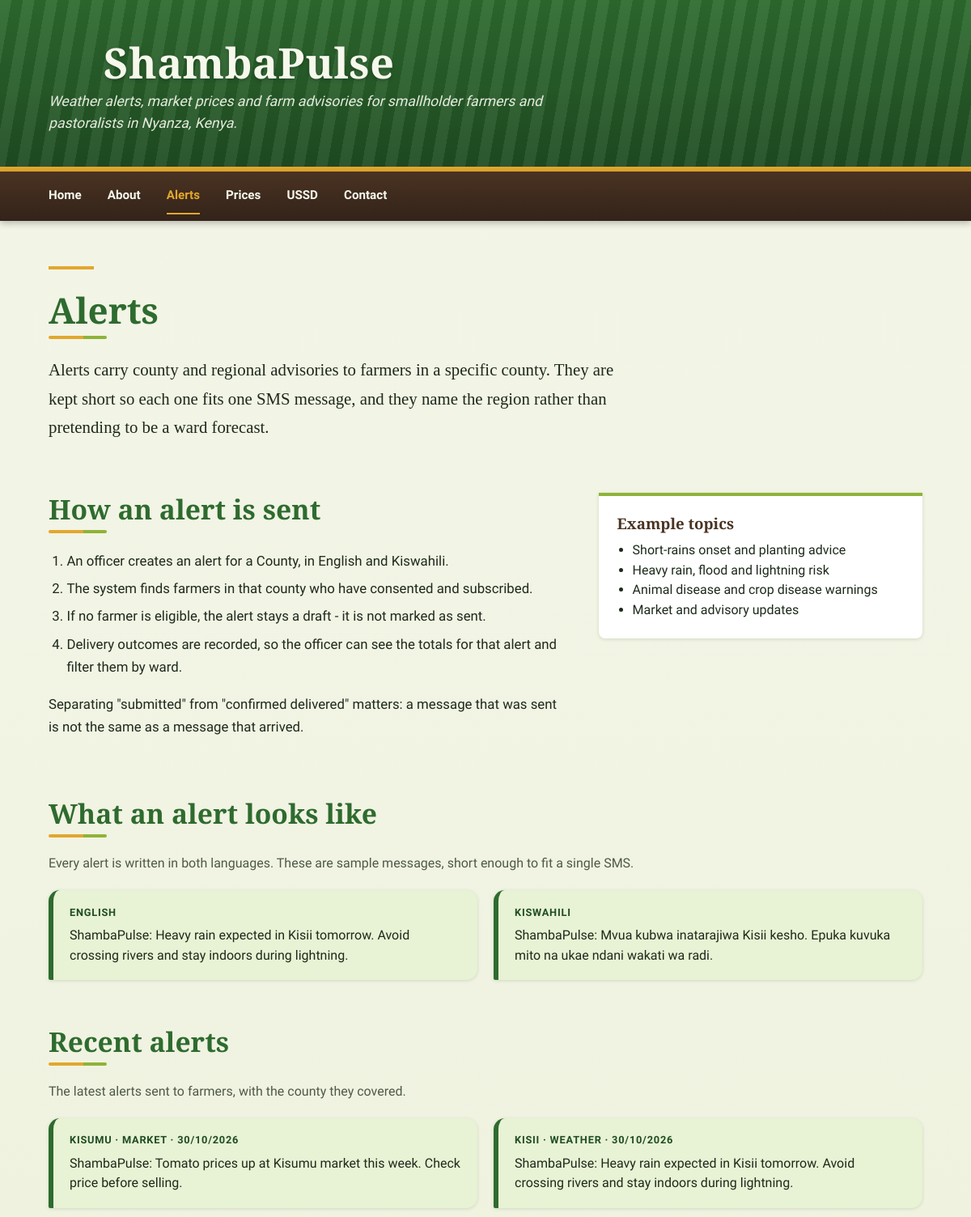
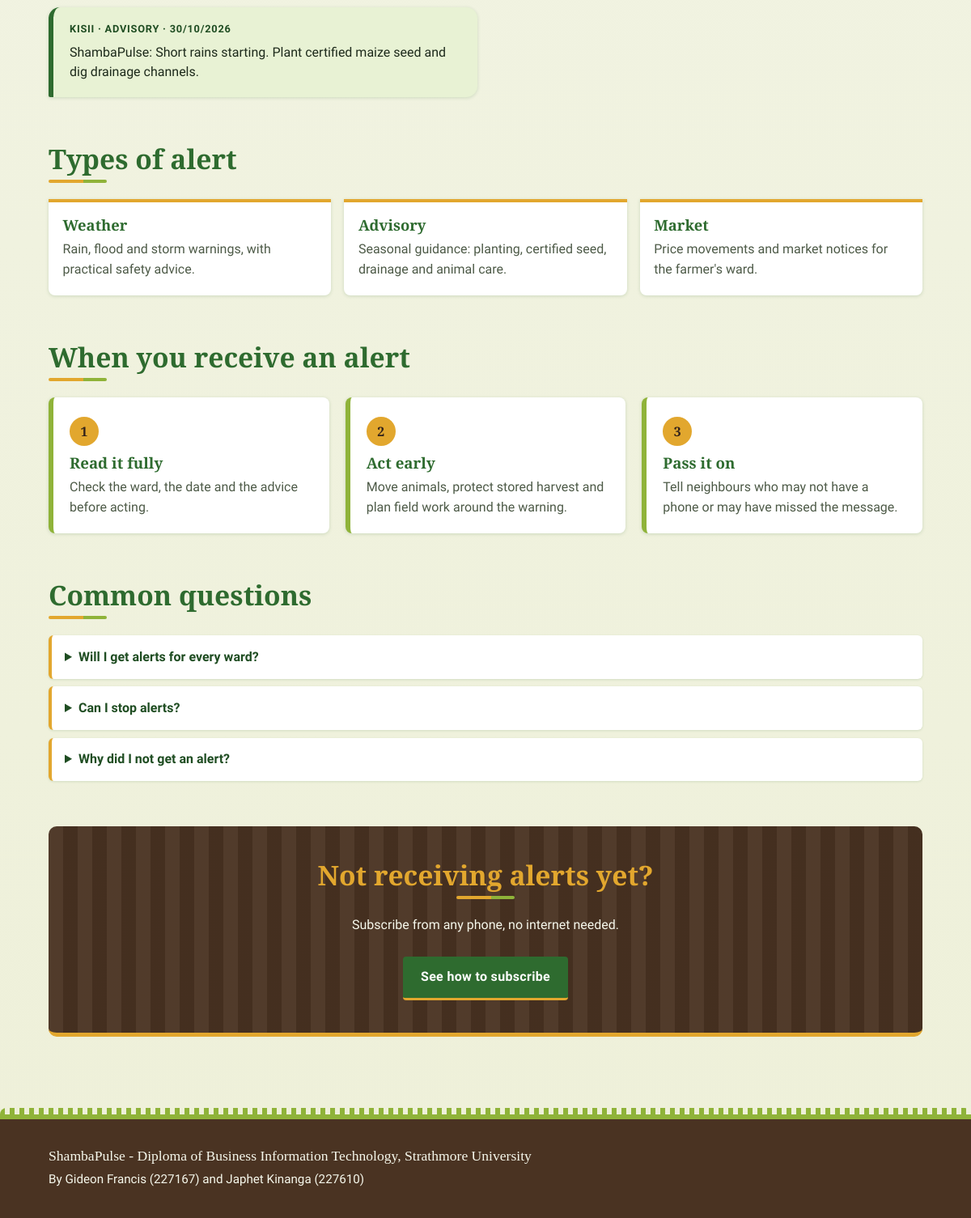
Screenshot of /alerts.php with the database file from the repository (2 pictures, top to bottom).
### tables this page shows
CREATE TABLE alerts (
  id INT UNSIGNED AUTO_INCREMENT PRIMARY KEY,
  county_id TINYINT UNSIGNED NOT NULL,
  type ENUM('weather','advisory','market') NOT NULL,
  body_en VARCHAR(160) NOT NULL,    
  body_sw VARCHAR(160) NOT NULL,
  status ENUM('draft','queued','sent') NOT NULL DEFAULT 'draft',
  created_by INT UNSIGNED NULL,
  created_at TIMESTAMP DEFAULT CURRENT_TIMESTAMP,
  sent_at DATETIME NULL,
  FOREIGN KEY (county_id) REFERENCES counties(id)
);

CREATE TABLE counties (
  id TINYINT UNSIGNED AUTO_INCREMENT PRIMARY KEY,
  name VARCHAR(60) NOT NULL UNIQUE
);

### functions.php (called while the page is built, shortened)
<?php
function db(): PDO {
    static $pdo = null;
    if ($pdo === null) {
        $pdo = new PDO(
            'mysql:host=' . DB_HOST . ';dbname=' . DB_NAME . ';charset=utf8mb4',
            DB_USER, DB_PASS,
            [PDO::ATTR_ERRMODE => PDO::ERRMODE_EXCEPTION,
             PDO::ATTR_DEFAULT_FETCH_MODE => PDO::FETCH_ASSOC,
             PDO::ATTR_EMULATE_PREPARES => false]
        );
    }
    return $pdo;
}
function e(?string $s): string { return htmlspecialchars((string)$s, ENT_QUOTES, 'UTF-8'); }
function recent_alerts(int $limit = 6): array {
    $st = db()->prepare("SELECT a.*, c.name AS county FROM alerts a JOIN counties c ON c.id=a.county_id
                         WHERE a.status='sent' ORDER BY a.sent_at DESC LIMIT " . (int)$limit);
    $st->execute();
    return $st->fetchAll();
}

### alerts.php (the view, shortened to what this page needs)
<?php
$title = 'Alerts'; $bodyClass = 'inner'; $current = 'alerts.php';
$tagline = 'Weather alerts, market prices and farm advisories for smallholder farmers and pastoralists in Nyanza, Kenya.';
require __DIR__ . '/includes/header.php';
?>
<main>
    <section class="page-intro">
        <h2>Alerts</h2>
        <p>
            Alerts carry county and regional advisories to farmers in a
            specific county. They are kept short so each one fits one SMS
            message, and they name the region rather than pretending to
            be a ward forecast.
        </p>
    </section>
    <section class="split">
        <div class="content">
            <h2>How an alert is sent</h2>
            <ol>
                <li>An officer creates an alert for a County, in English and Kiswahili.</li>
                <li>The system finds farmers in that county who have consented and subscribed.</li>
                <li>If no farmer is eligible, the alert stays a draft - it is not marked as sent.</li>
                <li>Delivery outcomes are recorded, so the officer can see the totals for that alert and filter them by ward.</li>
            </ol>
            <p>
                Separating "submitted" from "confirmed delivered" matters:
                a message that was sent is not the same as a message that
                arrived.
            </p>
        </div>
        <aside class="side">
            <h3>Example topics</h3>
            <ul>
                <li>Short-rains onset and planting advice</li>
                <li>Heavy rain, flood and lightning risk</li>
                <li>Animal disease and crop disease warnings</li>
                <li>Market and advisory updates</li>
            </ul>
        </aside>
    </section>
    <section class="sample-alerts">
        <h2>What an alert looks like</h2>
        <p class="lead">
            Every alert is written in both languages. These are sample
            messages, short enough to fit a single SMS.
        </p>
        <div class="sms-row">
            <div class="sms">
                <span class="sms-label">English</span>
                <p>ShambaPulse: Heavy rain expected in Kisii tomorrow. Avoid crossing rivers and stay indoors during lightning.</p>
            </div>
            <div class="sms">
                <span class="sms-label">Kiswahili</span>
                <p>ShambaPulse: Mvua kubwa inatarajiwa Kisii kesho. Epuka kuvuka mito na ukae ndani wakati wa radi.</p>
            </div>
        </div>
    </section>
        <section class="recent-alerts">
        <h2>Recent alerts</h2>
        <p class="lead">The latest alerts sent to farmers, with the county they covered.</p>
        <div class="sms-row">
<?php foreach (recent_alerts(6) as $a): ?>
            <div class="sms">
                <span class="sms-label"><?= e($a['county']) ?> &middot; <?= e(ucfirst($a['type'])) ?> &middot; <?= date('d/m/Y', strtotime($a['sent_at'])) ?></span>
                <p><?= e($a['body_en']) ?></p>
            </div>
<?php endforeach; ?>
        </div>
    </section>
    <section class="types">
        <h2>Types of alert</h2>
        <ul class="card-row">
            <li>
                <h3>Weather</h3>
                <p>Rain, flood and storm warnings, with practical safety advice.</p>
            </li>
            <li>
                <h3>Advisory</h3>
                <p>Seasonal guidance: planting, certified seed, drainage and animal care.</p>
            </li>
            <li>
                <h3>Market</h3>
                <p>Price movements and market notices for the farmer's ward.</p>
            </li>
        </ul>
    </section>
    <section class="steps">
        <h2>When you receive an alert</h2>
        <ol>
            <li>
                <h3>Read it fully</h3>
                <p>Check the ward, the date and the advice before acting.</p>
            </li>
            <li>
                <h3>Act early</h3>
                <p>Move animals, protect stored harvest and plan field work around the warning.</p>
            </li>
            <li>
                <h3>Pass it on</h3>
                <p>Tell neighbours who may not have a phone or may have missed the message.</p>
            </li>
        </ol>
    </section>
    <section class="faq">
        <h2>Common questions</h2>
        <details>
            <summary>Will I get alerts for every ward?</summary>
        </details>
        <details>
            <summary>Can I stop alerts?</summary>
        </details>
        <details>
            <summary>Why did I not get an alert?</summary>
        </details>
    </section>
    <section class="cta">
        <h2>Not receiving alerts yet?</h2>
        <p>Subscribe from any phone, no internet needed.</p>
        <a href="ussd.php" class="hero-button">See how to subscribe</a>
    </section>
</main>
<?php require __DIR__ . '/includes/footer.php'; ?>

### header.php (shortened to what this page needs)
<?php
require_once __DIR__ . '/functions.php';
$tagline = $tagline ?? 'Where farmers meet quality services.';
$nav = ['index.php' => 'Home', 'about.php' => 'About', 'alerts.php' => 'Alerts',
        'prices.php' => 'Prices', 'ussd.php' => 'USSD', 'contact.php' => 'Contact'];
?><!DOCTYPE html>
<html lang="en">
<head>
<link rel="stylesheet" href="css/style.css">
</head>
<body class="<?= e($bodyClass) ?>">
<header>
    <h1>
        ShambaPulse
    </h1>
    <p><?= e($tagline) ?></p>
</header>
<nav>
    <ul>
<?php foreach ($nav as $href => $label): ?>
        <li><a href="<?= $href ?>"<?= $href === $current ? ' aria-current="page"' : '' ?>><?= $label ?></a></li>
<?php endforeach; ?>
    </ul>
</nav>

### footer.php
<footer>
    <p>ShambaPulse - Diploma of Business Information Technology, Strathmore University</p>
    <p>By Gideon Francis (227167) and Japhet Kinanga (227610)</p>
</footer>
</body>
</html>

### rows the page displays
alerts: county.name "KISUMU", type "MARKET", sent_at "30/10/2026", body_en "ShambaPulse: Tomato prices up at Kisumu market this week. Check price before selling."
alerts: county.name "KISII", type "WEATHER", sent_at "30/10/2026", body_en "ShambaPulse: Heavy rain expected in Kisii tomorrow. Avoid crossing rivers and stay indoors during lightning."
alerts: county.name "KISII", type "ADVISORY", sent_at "30/10/2026", body_en "ShambaPulse: Short rains starting. Plant certified maize seed and dig drainage channels."

### other values shown
$tagline "Weather alerts, market prices and farm advisories for smallholder farmers and pastoralists in Nyanza, Kenya."
$label "Home"
$label "About"
$label "Alerts"
$label "Prices"
$label "USSD"
$label "Contact"
